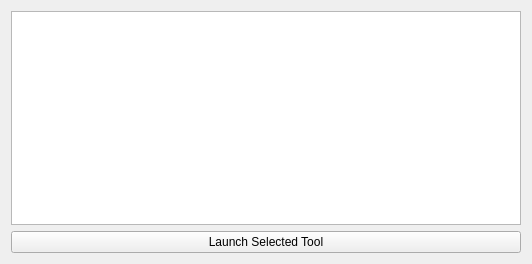
<?xml version="1.0" encoding="UTF-8"?>
<ui version="4.0">
 <class>Form</class>
 <widget class="QWidget" name="Form">
  <property name="geometry">
   <rect>
    <x>0</x>
    <y>0</y>
    <width>532</width>
    <height>264</height>
   </rect>
  </property>
  <property name="windowTitle">
   <string>ToolManager</string>
  </property>
  <layout class="QGridLayout" name="gridLayout">
   <item row="0" column="0">
    <widget class="QTreeWidget" name="twTools">
     <property name="indentation">
      <number>0</number>
     </property>
     <attribute name="headerVisible">
      <bool>false</bool>
     </attribute>
     <column>
      <property name="text">
       <string notr="true">1</string>
      </property>
     </column>
    </widget>
   </item>
   <item row="1" column="0">
    <widget class="QPushButton" name="bLaunchTool">
     <property name="text">
      <string>Launch Selected Tool</string>
     </property>
    </widget>
   </item>
  </layout>
 </widget>
 <resources/>
 <connections/>
</ui>
